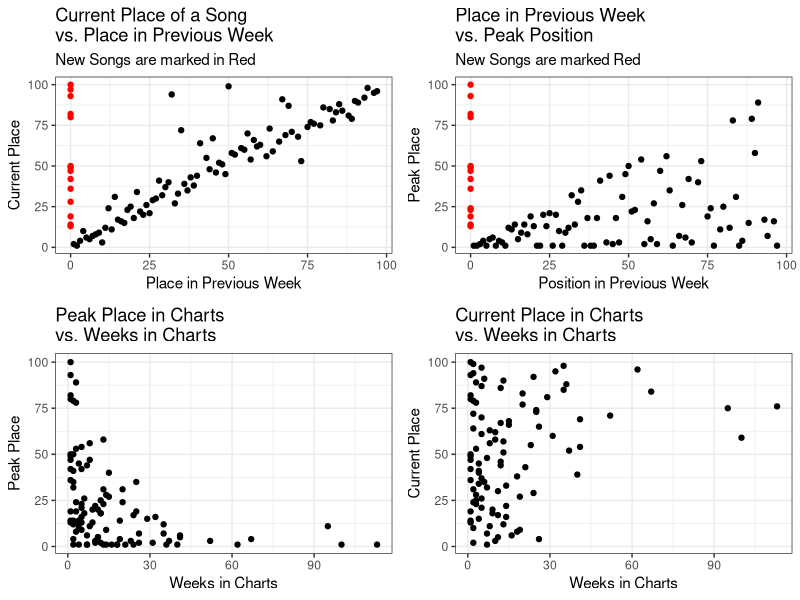
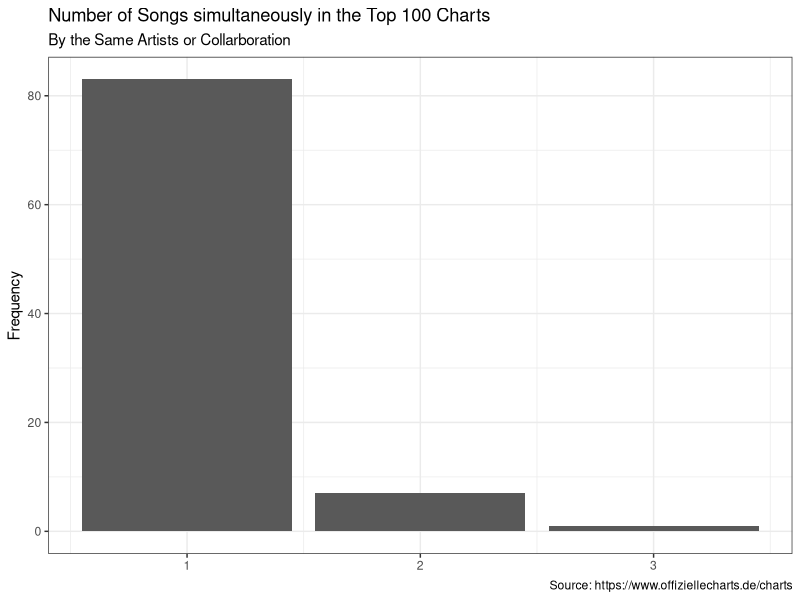
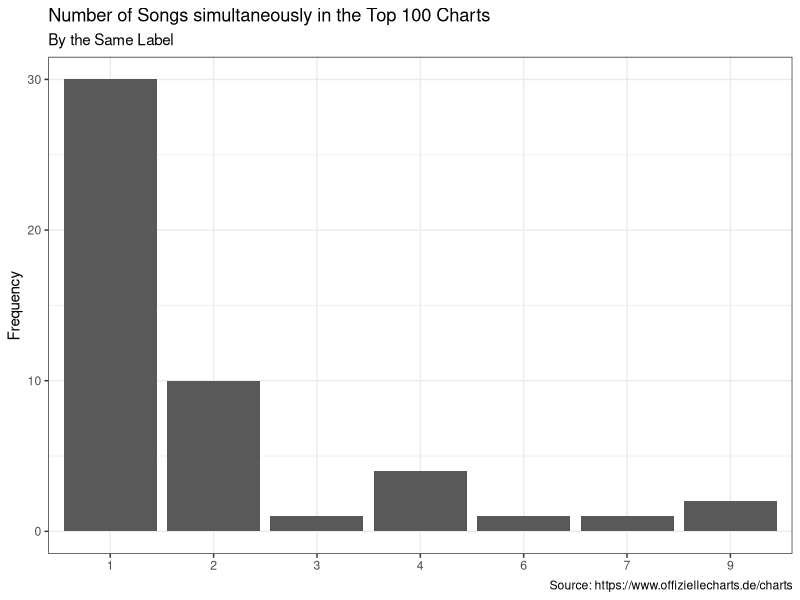

Write the R code that produced these figures, in order.
## ---- chunk 1
library(ggplot2)
library(gridExtra)
library(readr)
library(dplyr)
chart_scrap <- read_csv('2021-11-03_charts_report.csv')
## ---- chunk 2
#Reporting Figures and Tables
#Scatter Plots
current_v_last <- ggplot(data = chart_scrap,
                                     aes(y = current, x=last_week,
                                     col=ifelse(is.na(last_week), yes = 'NA' , no = 'NonNA')))+
                                      geom_point(aes(y = current, x=last_week_fill),show.legend = F)+
                                      scale_color_manual(values = c('#FF0000','#000000'))+
                                      labs(title = 'Current Place of a Song \nvs. Place in Previous Week',
                                           subtitle = 'New Songs are marked in Red',
                                           y='Current Place', x='Place in Previous Week')+
                                        theme_bw()
weeks_v_peak <- ggplot(data = chart_scrap,
                                             aes(x=weeks_in_charts, y=peak_in_charts))+
                                              geom_point()+
                                              labs(title = 'Peak Place in Charts \nvs. Weeks in Charts',
                                                   x='Weeks in Charts', y='Peak Place')+
                                              theme_bw()
week_v_current <- ggplot(data = chart_scrap, aes(x=weeks_in_charts, y=current))+
                                      geom_point()+
                                      labs(title = 'Current Place in Charts \nvs. Weeks in Charts',
                                           x='Weeks in Charts', y='Current Place')+
                                      theme_bw()
last_v_peak <- ggplot(data = chart_scrap, aes(x=last_week_fill, y=peak_in_charts,
                                                col=ifelse(is.na(last_week), yes = 'NA' , no = 'NonNA')))+
                                    geom_point(show.legend = F)+
                                    labs(title = 'Place in Previous Week \nvs. Peak Position',
                                         subtitle = 'New Songs are marked Red',
                                         x='Position in Previous Week', y='Peak Place')+
                                    scale_color_manual(values = c('#FF0000','#000000'))+
                                    theme_bw()
grid.arrange(current_v_last,last_v_peak, weeks_v_peak,week_v_current, nrow=2)
## ---- chunk 3
chart_scrap%>%
                      count(artist)%>%
                      ggplot(aes(x=n))+
                      geom_bar()+
                      labs(title = 'Number of Songs simultaneously in the Top 100 Charts',
                           subtitle = 'By the Same Artists or Collarboration',
                           y='Frequency',
                           x=NULL,
                           caption = 'Source: https://www.offiziellecharts.de/charts')+
                      theme_bw()
chart_scrap%>%
                        count(artist,sort = T)%>%
                        filter(n>1)%>%
                        knitr::kable()
chart_scrap%>%
                      count(label)%>%
                      ggplot(aes(x=as.factor(n)))+
                      geom_bar()+
                      geom_bar()+
                      labs(title = 'Number of Songs simultaneously in the Top 100 Charts',
                           subtitle = 'By the Same Label',
                           y='Frequency',
                           x=NULL,
                           caption = 'Source: https://www.offiziellecharts.de/charts')+
                      theme_bw()
chart_scrap%>%
                        count(label, sort = T)%>%
                        filter(n>1)%>%
                        knitr::kable()
## ---- chunk 4
#Songs that are currently peaking
chart_scrap%>%
                        filter(current == peak_in_charts)%>%
                        select(artist, title, current)%>%
                        rename(Position = current)%>%
                        knitr::kable()
